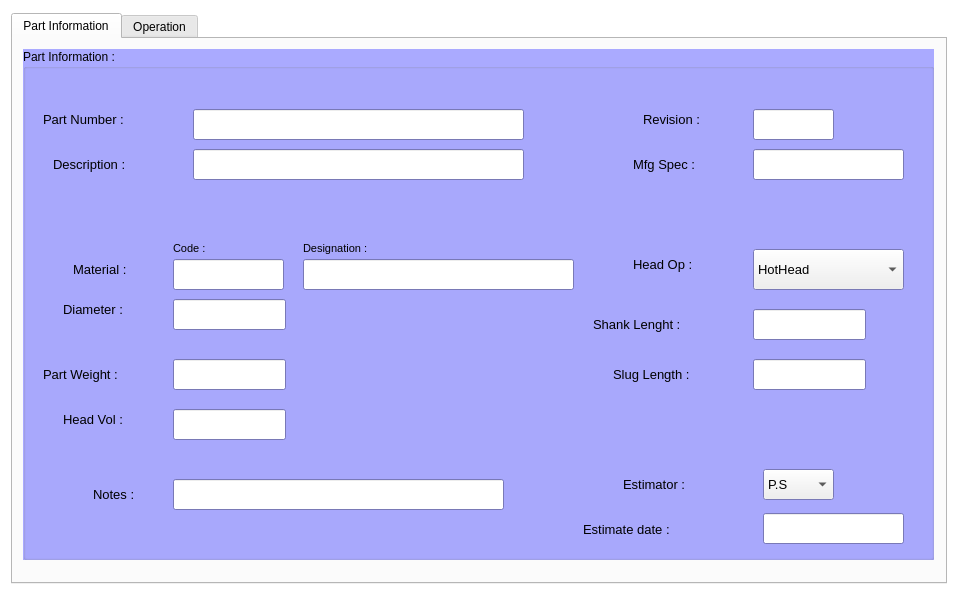
<?xml version="1.0" encoding="UTF-8"?>
<ui version="4.0">
 <class>NewPart</class>
 <widget class="QDialog" name="NewPart">
  <property name="geometry">
   <rect>
    <x>0</x>
    <y>0</y>
    <width>962</width>
    <height>597</height>
   </rect>
  </property>
  <property name="minimumSize">
   <size>
    <width>962</width>
    <height>597</height>
   </size>
  </property>
  <property name="maximumSize">
   <size>
    <width>962</width>
    <height>597</height>
   </size>
  </property>
  <property name="palette">
   <palette>
    <active>
     <colorrole role="Base">
      <brush brushstyle="SolidPattern">
       <color alpha="255">
        <red>255</red>
        <green>255</green>
        <blue>255</blue>
       </color>
      </brush>
     </colorrole>
     <colorrole role="Window">
      <brush brushstyle="SolidPattern">
       <color alpha="255">
        <red>255</red>
        <green>255</green>
        <blue>255</blue>
       </color>
      </brush>
     </colorrole>
    </active>
    <inactive>
     <colorrole role="Base">
      <brush brushstyle="SolidPattern">
       <color alpha="255">
        <red>255</red>
        <green>255</green>
        <blue>255</blue>
       </color>
      </brush>
     </colorrole>
     <colorrole role="Window">
      <brush brushstyle="SolidPattern">
       <color alpha="255">
        <red>255</red>
        <green>255</green>
        <blue>255</blue>
       </color>
      </brush>
     </colorrole>
    </inactive>
    <disabled>
     <colorrole role="Base">
      <brush brushstyle="SolidPattern">
       <color alpha="255">
        <red>255</red>
        <green>255</green>
        <blue>255</blue>
       </color>
      </brush>
     </colorrole>
     <colorrole role="Window">
      <brush brushstyle="SolidPattern">
       <color alpha="255">
        <red>255</red>
        <green>255</green>
        <blue>255</blue>
       </color>
      </brush>
     </colorrole>
    </disabled>
   </palette>
  </property>
  <property name="windowTitle">
   <string>Part Management</string>
  </property>
  <property name="windowIcon">
   <iconset>
    <normaloff>msaero.jpg</normaloff>msaero.jpg</iconset>
  </property>
  <layout class="QVBoxLayout" name="verticalLayout_8">
   <item>
    <widget class="QTabWidget" name="tabWidget">
     <property name="sizePolicy">
      <sizepolicy hsizetype="Expanding" vsizetype="Expanding">
       <horstretch>0</horstretch>
       <verstretch>0</verstretch>
      </sizepolicy>
     </property>
     <property name="minimumSize">
      <size>
       <width>936</width>
       <height>571</height>
      </size>
     </property>
     <property name="maximumSize">
      <size>
       <width>936</width>
       <height>571</height>
      </size>
     </property>
     <property name="currentIndex">
      <number>0</number>
     </property>
     <property name="elideMode">
      <enum>Qt::ElideNone</enum>
     </property>
     <property name="documentMode">
      <bool>false</bool>
     </property>
     <property name="tabBarAutoHide">
      <bool>false</bool>
     </property>
     <widget class="QWidget" name="tab">
      <attribute name="title">
       <string>Part Information</string>
      </attribute>
      <widget class="QGroupBox" name="groupBox">
       <property name="geometry">
        <rect>
         <x>10</x>
         <y>10</y>
         <width>911</width>
         <height>511</height>
        </rect>
       </property>
       <property name="sizePolicy">
        <sizepolicy hsizetype="Fixed" vsizetype="Fixed">
         <horstretch>0</horstretch>
         <verstretch>0</verstretch>
        </sizepolicy>
       </property>
       <property name="minimumSize">
        <size>
         <width>793</width>
         <height>360</height>
        </size>
       </property>
       <property name="palette">
        <palette>
         <active>
          <colorrole role="Base">
           <brush brushstyle="SolidPattern">
            <color alpha="255">
             <red>255</red>
             <green>255</green>
             <blue>255</blue>
            </color>
           </brush>
          </colorrole>
          <colorrole role="Window">
           <brush brushstyle="SolidPattern">
            <color alpha="255">
             <red>170</red>
             <green>170</green>
             <blue>255</blue>
            </color>
           </brush>
          </colorrole>
         </active>
         <inactive>
          <colorrole role="Base">
           <brush brushstyle="SolidPattern">
            <color alpha="255">
             <red>255</red>
             <green>255</green>
             <blue>255</blue>
            </color>
           </brush>
          </colorrole>
          <colorrole role="Window">
           <brush brushstyle="SolidPattern">
            <color alpha="255">
             <red>170</red>
             <green>170</green>
             <blue>255</blue>
            </color>
           </brush>
          </colorrole>
         </inactive>
         <disabled>
          <colorrole role="Base">
           <brush brushstyle="SolidPattern">
            <color alpha="255">
             <red>170</red>
             <green>170</green>
             <blue>255</blue>
            </color>
           </brush>
          </colorrole>
          <colorrole role="Window">
           <brush brushstyle="SolidPattern">
            <color alpha="255">
             <red>170</red>
             <green>170</green>
             <blue>255</blue>
            </color>
           </brush>
          </colorrole>
         </disabled>
        </palette>
       </property>
       <property name="font">
        <font>
         <pointsize>9</pointsize>
        </font>
       </property>
       <property name="autoFillBackground">
        <bool>true</bool>
       </property>
       <property name="title">
        <string>Part Information :</string>
       </property>
       <widget class="QLabel" name="label">
        <property name="geometry">
         <rect>
          <x>20</x>
          <y>60</y>
          <width>131</width>
          <height>21</height>
         </rect>
        </property>
        <property name="font">
         <font>
          <pointsize>10</pointsize>
         </font>
        </property>
        <property name="text">
         <string>Part Number :</string>
        </property>
       </widget>
       <widget class="QLabel" name="label_2">
        <property name="geometry">
         <rect>
          <x>30</x>
          <y>100</y>
          <width>121</width>
          <height>31</height>
         </rect>
        </property>
        <property name="font">
         <font>
          <pointsize>10</pointsize>
         </font>
        </property>
        <property name="text">
         <string>Description :</string>
        </property>
       </widget>
       <widget class="QLineEdit" name="LE_PartNumber">
        <property name="geometry">
         <rect>
          <x>170</x>
          <y>60</y>
          <width>331</width>
          <height>31</height>
         </rect>
        </property>
        <property name="font">
         <font>
          <pointsize>10</pointsize>
         </font>
        </property>
       </widget>
       <widget class="QLineEdit" name="LE_Description">
        <property name="geometry">
         <rect>
          <x>170</x>
          <y>100</y>
          <width>331</width>
          <height>31</height>
         </rect>
        </property>
        <property name="font">
         <font>
          <pointsize>10</pointsize>
         </font>
        </property>
       </widget>
       <widget class="QLabel" name="label_3">
        <property name="geometry">
         <rect>
          <x>620</x>
          <y>60</y>
          <width>91</width>
          <height>21</height>
         </rect>
        </property>
        <property name="font">
         <font>
          <pointsize>10</pointsize>
         </font>
        </property>
        <property name="text">
         <string>Revision :</string>
        </property>
       </widget>
       <widget class="QLabel" name="label_4">
        <property name="geometry">
         <rect>
          <x>610</x>
          <y>100</y>
          <width>101</width>
          <height>31</height>
         </rect>
        </property>
        <property name="font">
         <font>
          <pointsize>10</pointsize>
         </font>
        </property>
        <property name="text">
         <string>Mfg Spec :</string>
        </property>
       </widget>
       <widget class="QLineEdit" name="LE_Revision">
        <property name="geometry">
         <rect>
          <x>730</x>
          <y>60</y>
          <width>81</width>
          <height>31</height>
         </rect>
        </property>
        <property name="font">
         <font>
          <pointsize>10</pointsize>
         </font>
        </property>
       </widget>
       <widget class="QLineEdit" name="LE_MfgSpec">
        <property name="geometry">
         <rect>
          <x>730</x>
          <y>100</y>
          <width>151</width>
          <height>31</height>
         </rect>
        </property>
        <property name="font">
         <font>
          <pointsize>10</pointsize>
         </font>
        </property>
       </widget>
       <widget class="QLabel" name="label_5">
        <property name="geometry">
         <rect>
          <x>50</x>
          <y>210</y>
          <width>91</width>
          <height>21</height>
         </rect>
        </property>
        <property name="font">
         <font>
          <pointsize>10</pointsize>
         </font>
        </property>
        <property name="text">
         <string>Material :</string>
        </property>
       </widget>
       <widget class="QLabel" name="label_6">
        <property name="geometry">
         <rect>
          <x>610</x>
          <y>200</y>
          <width>91</width>
          <height>31</height>
         </rect>
        </property>
        <property name="font">
         <font>
          <pointsize>10</pointsize>
         </font>
        </property>
        <property name="text">
         <string>Head Op :</string>
        </property>
       </widget>
       <widget class="QLabel" name="label_7">
        <property name="geometry">
         <rect>
          <x>40</x>
          <y>250</y>
          <width>111</width>
          <height>21</height>
         </rect>
        </property>
        <property name="font">
         <font>
          <pointsize>10</pointsize>
         </font>
        </property>
        <property name="text">
         <string>Diameter :</string>
        </property>
       </widget>
       <widget class="QLineEdit" name="LE_Mat">
        <property name="geometry">
         <rect>
          <x>150</x>
          <y>210</y>
          <width>111</width>
          <height>31</height>
         </rect>
        </property>
        <property name="font">
         <font>
          <pointsize>10</pointsize>
         </font>
        </property>
       </widget>
       <widget class="QLineEdit" name="LE_Diam">
        <property name="geometry">
         <rect>
          <x>150</x>
          <y>250</y>
          <width>113</width>
          <height>31</height>
         </rect>
        </property>
        <property name="font">
         <font>
          <pointsize>10</pointsize>
         </font>
        </property>
       </widget>
       <widget class="QComboBox" name="CB_HeadOp">
        <property name="geometry">
         <rect>
          <x>730</x>
          <y>200</y>
          <width>151</width>
          <height>41</height>
         </rect>
        </property>
        <property name="font">
         <font>
          <pointsize>10</pointsize>
         </font>
        </property>
        <item>
         <property name="text">
          <string>HotHead</string>
         </property>
        </item>
        <item>
         <property name="text">
          <string>ColdHead</string>
         </property>
        </item>
        <item>
         <property name="text">
          <string>ColdHeadUpset</string>
         </property>
        </item>
        <item>
         <property name="text">
          <string>HotHeadUpset</string>
         </property>
        </item>
        <item>
         <property name="text">
          <string>MachinePart</string>
         </property>
        </item>
       </widget>
       <widget class="QLabel" name="label_10">
        <property name="geometry">
         <rect>
          <x>570</x>
          <y>260</y>
          <width>141</width>
          <height>31</height>
         </rect>
        </property>
        <property name="font">
         <font>
          <pointsize>10</pointsize>
         </font>
        </property>
        <property name="text">
         <string>Shank Lenght :</string>
        </property>
       </widget>
       <widget class="QLineEdit" name="LE_Shank">
        <property name="geometry">
         <rect>
          <x>730</x>
          <y>260</y>
          <width>113</width>
          <height>31</height>
         </rect>
        </property>
        <property name="font">
         <font>
          <pointsize>10</pointsize>
         </font>
        </property>
       </widget>
       <widget class="QLabel" name="label_11">
        <property name="geometry">
         <rect>
          <x>70</x>
          <y>430</y>
          <width>68</width>
          <height>31</height>
         </rect>
        </property>
        <property name="font">
         <font>
          <pointsize>10</pointsize>
         </font>
        </property>
        <property name="text">
         <string>Notes : </string>
        </property>
       </widget>
       <widget class="QLabel" name="label_12">
        <property name="geometry">
         <rect>
          <x>600</x>
          <y>420</y>
          <width>111</width>
          <height>31</height>
         </rect>
        </property>
        <property name="font">
         <font>
          <pointsize>10</pointsize>
         </font>
        </property>
        <property name="text">
         <string>Estimator :</string>
        </property>
       </widget>
       <widget class="QLabel" name="label_13">
        <property name="geometry">
         <rect>
          <x>560</x>
          <y>460</y>
          <width>151</width>
          <height>41</height>
         </rect>
        </property>
        <property name="font">
         <font>
          <pointsize>10</pointsize>
         </font>
        </property>
        <property name="text">
         <string>Estimate date : </string>
        </property>
       </widget>
       <widget class="QLineEdit" name="LE_EstDate">
        <property name="geometry">
         <rect>
          <x>740</x>
          <y>464</y>
          <width>141</width>
          <height>31</height>
         </rect>
        </property>
        <property name="font">
         <font>
          <pointsize>10</pointsize>
         </font>
        </property>
        <property name="text">
         <string/>
        </property>
       </widget>
       <widget class="QComboBox" name="CB_EstBy">
        <property name="geometry">
         <rect>
          <x>740</x>
          <y>420</y>
          <width>71</width>
          <height>31</height>
         </rect>
        </property>
        <property name="font">
         <font>
          <pointsize>10</pointsize>
         </font>
        </property>
        <item>
         <property name="text">
          <string>P.S</string>
         </property>
        </item>
        <item>
         <property name="text">
          <string>J.T</string>
         </property>
        </item>
        <item>
         <property name="text">
          <string>J.C</string>
         </property>
        </item>
       </widget>
       <widget class="QLineEdit" name="LE_Note">
        <property name="geometry">
         <rect>
          <x>150</x>
          <y>430</y>
          <width>331</width>
          <height>31</height>
         </rect>
        </property>
        <property name="font">
         <font>
          <pointsize>10</pointsize>
         </font>
        </property>
        <property name="text">
         <string/>
        </property>
       </widget>
       <widget class="QLineEdit" name="LE_DescMat">
        <property name="geometry">
         <rect>
          <x>280</x>
          <y>210</y>
          <width>271</width>
          <height>31</height>
         </rect>
        </property>
        <property name="font">
         <font>
          <pointsize>10</pointsize>
         </font>
        </property>
       </widget>
       <widget class="QLabel" name="label_17">
        <property name="geometry">
         <rect>
          <x>150</x>
          <y>190</y>
          <width>51</width>
          <height>19</height>
         </rect>
        </property>
        <property name="font">
         <font>
          <pointsize>8</pointsize>
         </font>
        </property>
        <property name="text">
         <string>Code :</string>
        </property>
       </widget>
       <widget class="QLabel" name="label_18">
        <property name="geometry">
         <rect>
          <x>280</x>
          <y>190</y>
          <width>111</width>
          <height>19</height>
         </rect>
        </property>
        <property name="font">
         <font>
          <pointsize>8</pointsize>
         </font>
        </property>
        <property name="text">
         <string>Designation :</string>
        </property>
       </widget>
       <widget class="QLabel" name="label_8">
        <property name="geometry">
         <rect>
          <x>20</x>
          <y>310</y>
          <width>121</width>
          <height>31</height>
         </rect>
        </property>
        <property name="font">
         <font>
          <pointsize>10</pointsize>
         </font>
        </property>
        <property name="text">
         <string>Part Weight :</string>
        </property>
       </widget>
       <widget class="QLineEdit" name="LE_Diam_2">
        <property name="geometry">
         <rect>
          <x>150</x>
          <y>310</y>
          <width>113</width>
          <height>31</height>
         </rect>
        </property>
        <property name="font">
         <font>
          <pointsize>10</pointsize>
         </font>
        </property>
       </widget>
       <widget class="QLabel" name="label_9">
        <property name="geometry">
         <rect>
          <x>40</x>
          <y>360</y>
          <width>111</width>
          <height>21</height>
         </rect>
        </property>
        <property name="font">
         <font>
          <pointsize>10</pointsize>
         </font>
        </property>
        <property name="text">
         <string>Head Vol :</string>
        </property>
       </widget>
       <widget class="QLineEdit" name="LE_Diam_3">
        <property name="geometry">
         <rect>
          <x>150</x>
          <y>360</y>
          <width>113</width>
          <height>31</height>
         </rect>
        </property>
        <property name="font">
         <font>
          <pointsize>10</pointsize>
         </font>
        </property>
       </widget>
       <widget class="QLabel" name="label_19">
        <property name="geometry">
         <rect>
          <x>590</x>
          <y>310</y>
          <width>121</width>
          <height>31</height>
         </rect>
        </property>
        <property name="font">
         <font>
          <pointsize>10</pointsize>
         </font>
        </property>
        <property name="text">
         <string>Slug Length :</string>
        </property>
       </widget>
       <widget class="QLineEdit" name="LE_Diam_4">
        <property name="geometry">
         <rect>
          <x>730</x>
          <y>310</y>
          <width>113</width>
          <height>31</height>
         </rect>
        </property>
        <property name="font">
         <font>
          <pointsize>10</pointsize>
         </font>
        </property>
       </widget>
      </widget>
     </widget>
     <widget class="QWidget" name="tab_2">
      <attribute name="title">
       <string>Operation</string>
      </attribute>
      <widget class="QGroupBox" name="groupBox_2">
       <property name="geometry">
        <rect>
         <x>10</x>
         <y>10</y>
         <width>911</width>
         <height>471</height>
        </rect>
       </property>
       <property name="sizePolicy">
        <sizepolicy hsizetype="Ignored" vsizetype="Ignored">
         <horstretch>0</horstretch>
         <verstretch>0</verstretch>
        </sizepolicy>
       </property>
       <property name="palette">
        <palette>
         <active>
          <colorrole role="Base">
           <brush brushstyle="SolidPattern">
            <color alpha="255">
             <red>255</red>
             <green>255</green>
             <blue>255</blue>
            </color>
           </brush>
          </colorrole>
          <colorrole role="Window">
           <brush brushstyle="SolidPattern">
            <color alpha="255">
             <red>170</red>
             <green>170</green>
             <blue>255</blue>
            </color>
           </brush>
          </colorrole>
         </active>
         <inactive>
          <colorrole role="Base">
           <brush brushstyle="SolidPattern">
            <color alpha="255">
             <red>255</red>
             <green>255</green>
             <blue>255</blue>
            </color>
           </brush>
          </colorrole>
          <colorrole role="Window">
           <brush brushstyle="SolidPattern">
            <color alpha="255">
             <red>170</red>
             <green>170</green>
             <blue>255</blue>
            </color>
           </brush>
          </colorrole>
         </inactive>
         <disabled>
          <colorrole role="Base">
           <brush brushstyle="SolidPattern">
            <color alpha="255">
             <red>170</red>
             <green>170</green>
             <blue>255</blue>
            </color>
           </brush>
          </colorrole>
          <colorrole role="Window">
           <brush brushstyle="SolidPattern">
            <color alpha="255">
             <red>170</red>
             <green>170</green>
             <blue>255</blue>
            </color>
           </brush>
          </colorrole>
         </disabled>
        </palette>
       </property>
       <property name="font">
        <font>
         <pointsize>9</pointsize>
        </font>
       </property>
       <property name="autoFillBackground">
        <bool>true</bool>
       </property>
       <property name="title">
        <string>Operation</string>
       </property>
       <property name="flat">
        <bool>false</bool>
       </property>
       <property name="checkable">
        <bool>false</bool>
       </property>
       <property name="checked">
        <bool>false</bool>
       </property>
       <widget class="QTableWidget" name="TableOp">
        <property name="geometry">
         <rect>
          <x>10</x>
          <y>30</y>
          <width>891</width>
          <height>431</height>
         </rect>
        </property>
        <property name="sizePolicy">
         <sizepolicy hsizetype="Expanding" vsizetype="Expanding">
          <horstretch>0</horstretch>
          <verstretch>0</verstretch>
         </sizepolicy>
        </property>
        <property name="sizeAdjustPolicy">
         <enum>QAbstractScrollArea::AdjustToContents</enum>
        </property>
        <attribute name="horizontalHeaderCascadingSectionResizes">
         <bool>false</bool>
        </attribute>
        <attribute name="horizontalHeaderDefaultSectionSize">
         <number>200</number>
        </attribute>
        <attribute name="horizontalHeaderShowSortIndicator" stdset="0">
         <bool>false</bool>
        </attribute>
        <attribute name="horizontalHeaderStretchLastSection">
         <bool>true</bool>
        </attribute>
        <column>
         <property name="text">
          <string>Code</string>
         </property>
        </column>
        <column>
         <property name="text">
          <string>Operation</string>
         </property>
        </column>
        <column>
         <property name="text">
          <string>Setup</string>
         </property>
        </column>
        <column>
         <property name="text">
          <string>Cost</string>
         </property>
        </column>
       </widget>
      </widget>
     </widget>
    </widget>
   </item>
  </layout>
 </widget>
 <resources/>
 <connections/>
</ui>
